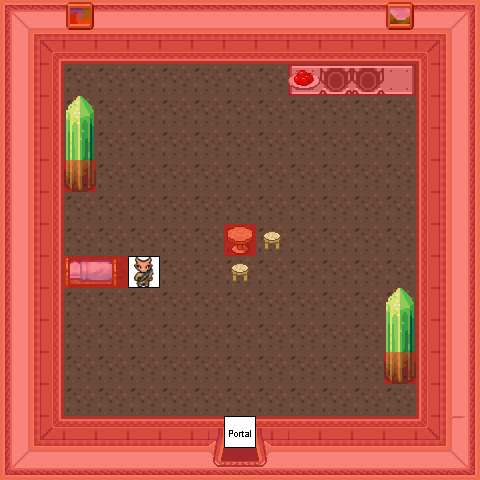

A level layout from a 2D game, rendered from its tile map. Below: a short description, then the map file with tile-grid data replaced by summaries:
An orthogonal 15x15 tile map with 32x32 px tiles, 8 tile layers (0_floor, 1_terrain, 2_object, 3_roof, ...), 19 tilesets.

<map version="0.99b" orientation="orthogonal" width="15" height="15" tilewidth="32" tileheight="32">
 <tileset name="Unbenannt" firstgid="1" tilewidth="32" tileheight="32">
  <image source="../../tileset/ground/brown_2.png" />
 </tileset>
 <tileset name="Unbenannt" firstgid="3" tilewidth="32" tileheight="32">
  <image source="../../tileset/building/wall/int_wall_fancy_purple.png" />
 </tileset>
 <tileset name="Unbenannt" firstgid="15" tilewidth="32" tileheight="32">
  <image source="../../tileset/building/wall/int_wall_purple.png" />
 </tileset>
 <tileset name="Unbenannt" firstgid="35" tilewidth="32" tileheight="32">
  <image source="../../tileset/building/wall/int_wall_pale.png" />
 </tileset>
 <tileset name="Unbenannt" firstgid="51" tilewidth="32" tileheight="32">
  <image source="../../tileset/building/entrance/pale_red_ns.png" />
 </tileset>
 <tileset name="Unbenannt" firstgid="87" tilewidth="32" tileheight="32">
  <image source="../../tileset/item/furniture/table/wooden_pale.png" />
 </tileset>
 <tileset name="Unbenannt" firstgid="88" tilewidth="32" tileheight="32">
  <image source="../../tileset/item/furniture/chair/stool.png" />
 </tileset>
 <tileset name="Unbenannt" firstgid="89" tilewidth="32" tileheight="32">
  <image source="../../tileset/item/furniture/picture/small.png" />
 </tileset>
 <tileset name="Unbenannt" firstgid="92" tilewidth="32" tileheight="32">
  <image source="../../tileset/item/furniture/table/table_with_hob_pale.png" />
 </tileset>
 <tileset name="Unbenannt" firstgid="95" tilewidth="32" tileheight="32">
  <image source="../../tileset/item/furniture/bed/large_front_on_darker.png" />
 </tileset>
 <tileset name="Unbenannt" firstgid="101" tilewidth="32" tileheight="32">
  <image source="../../tileset/item/brush.png" />
 </tileset>
 <tileset name="Unbenannt" firstgid="104" tilewidth="32" tileheight="32">
  <image source="../../tileset/item/food/meals_1.png" />
 </tileset>
 <tileset name="Unbenannt" firstgid="106" tilewidth="32" tileheight="32">
  <image source="../../tileset/plant/indoor/flower_baskets.png" />
 </tileset>
 <tileset name="Unbenannt" firstgid="108" tilewidth="32" tileheight="32">
  <image source="../../tileset/plant/bush/blue_green.png" />
 </tileset>
 <tileset name="Unbenannt" firstgid="109" tilewidth="32" tileheight="32">
  <image source="../../tileset/ground/rock/green_crystal.png" />
 </tileset>
 <tileset name="Unbenannt" firstgid="118" tilewidth="32" tileheight="32">
  <image source="../../tileset/logic/portal.png" />
 </tileset>
 <tileset name="Unbenannt" firstgid="125" tilewidth="32" tileheight="32">
  <image source="../../tileset/logic/collision.png" />
 </tileset>
 <tileset name="Unbenannt" firstgid="126" tilewidth="32" tileheight="32">
  <image source="../../tileset/item/furniture/bed/side_on.png" />
 </tileset>
 <tileset name="Unbenannt" firstgid="128" tilewidth="32" tileheight="32">
  <image source="../../tileset/logic/creature/kobold.png" />
 </tileset>
 <layer name="0_floor" width="15" height="15">
  <data>[225 cells, 225 non-empty, 1 distinct tile ids]</data>
 </layer>
 <layer name="1_terrain" width="15" height="15">
  <data>[225 cells, 104 non-empty, 23 distinct tile ids]</data>
 </layer>
 <layer name="2_object" width="15" height="15">
  <data>[225 cells, 13 non-empty, 10 distinct tile ids]</data>
 </layer>
 <layer name="3_roof" width="15" height="15">
  <data>[225 cells, 5 non-empty, 3 distinct tile ids]</data>
 </layer>
 <layer name="4_roof_add" width="15" height="15">
  <data>[225 cells, 0 non-empty, 0 distinct tile ids]</data>
 </layer>
 <layer name="objects" width="15" height="15">
  <data>[225 cells, 2 non-empty, 2 distinct tile ids]</data>
 </layer>
 <layer name="collision" width="15" height="15" opacity="0.44">
  <data>[225 cells, 112 non-empty, 1 distinct tile ids]</data>
 </layer>
 <layer name="protection" width="15" height="15">
  <data>[225 cells, 0 non-empty, 0 distinct tile ids]</data>
 </layer>
</map>
